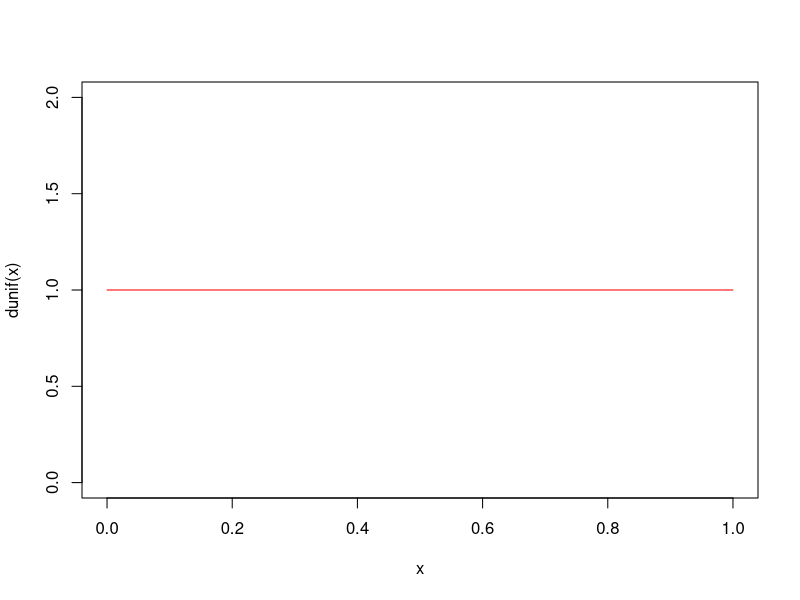
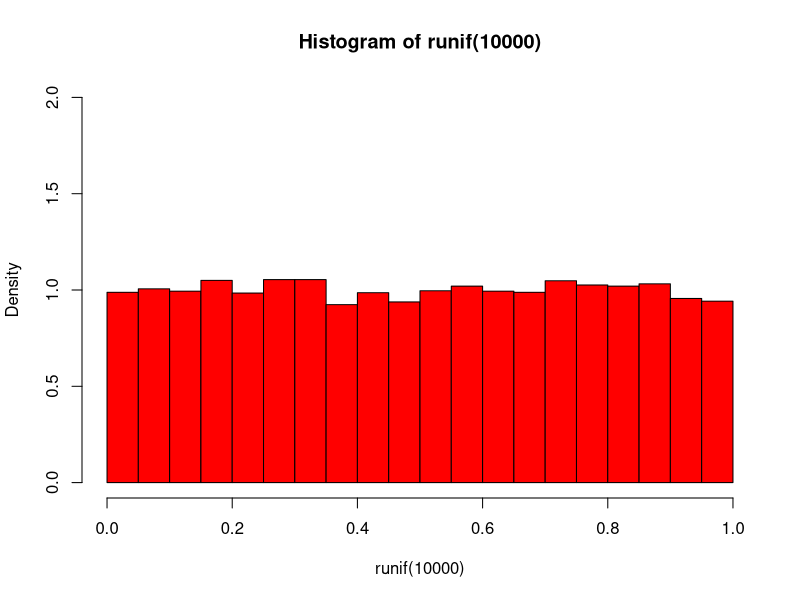
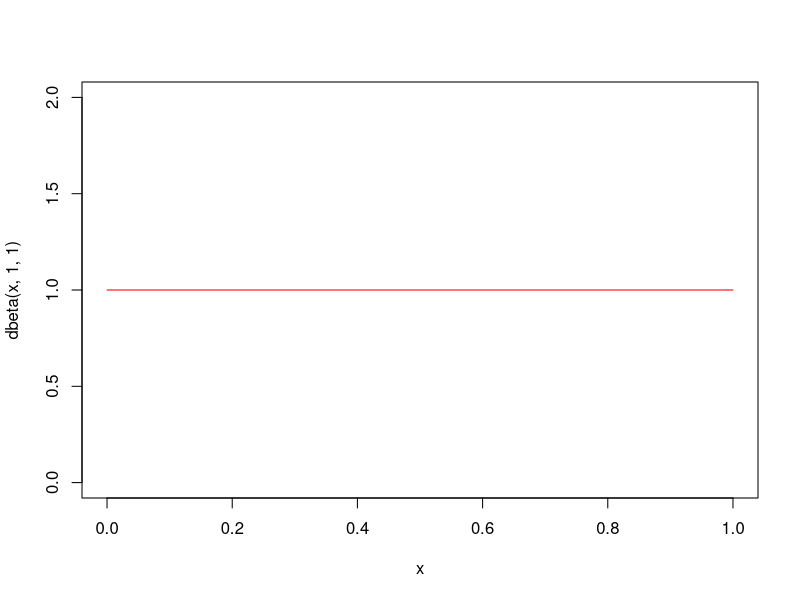
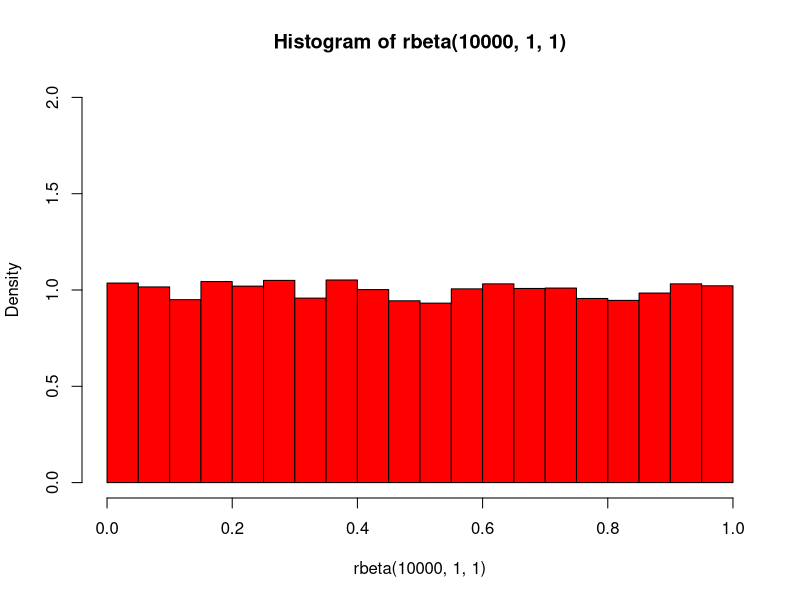
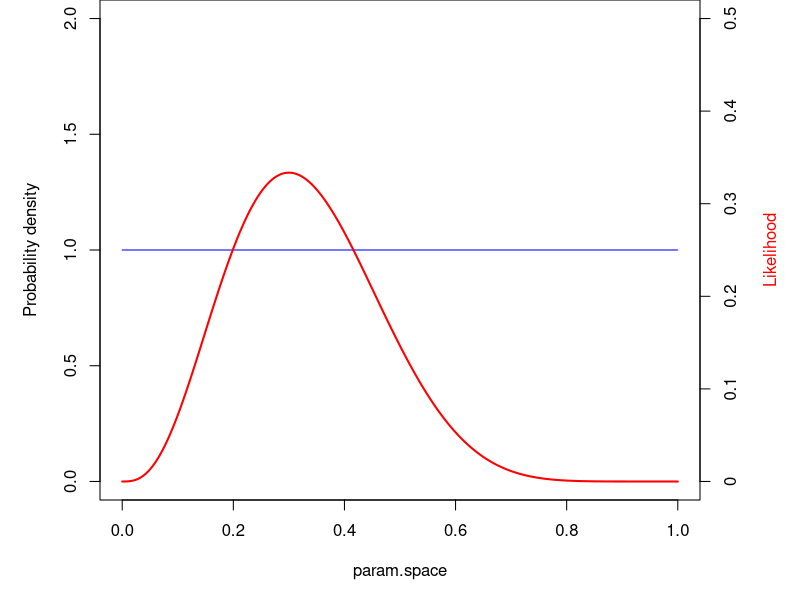
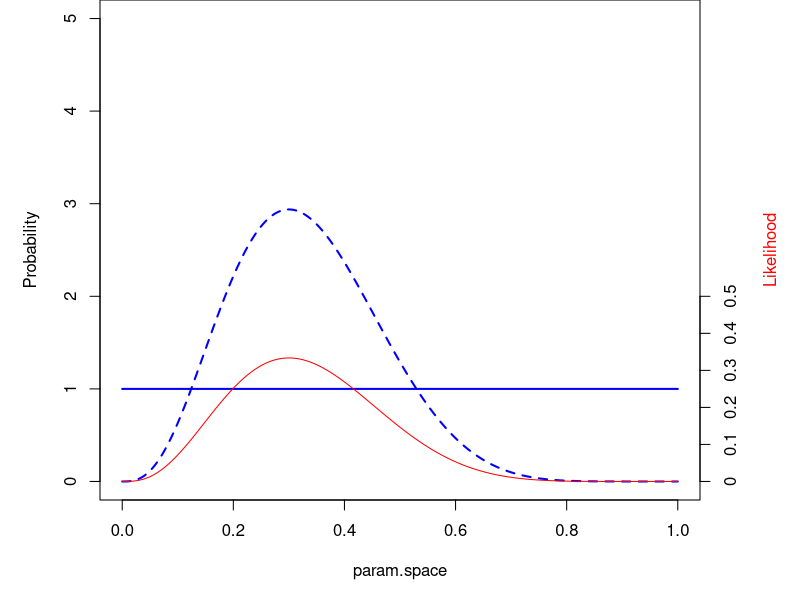
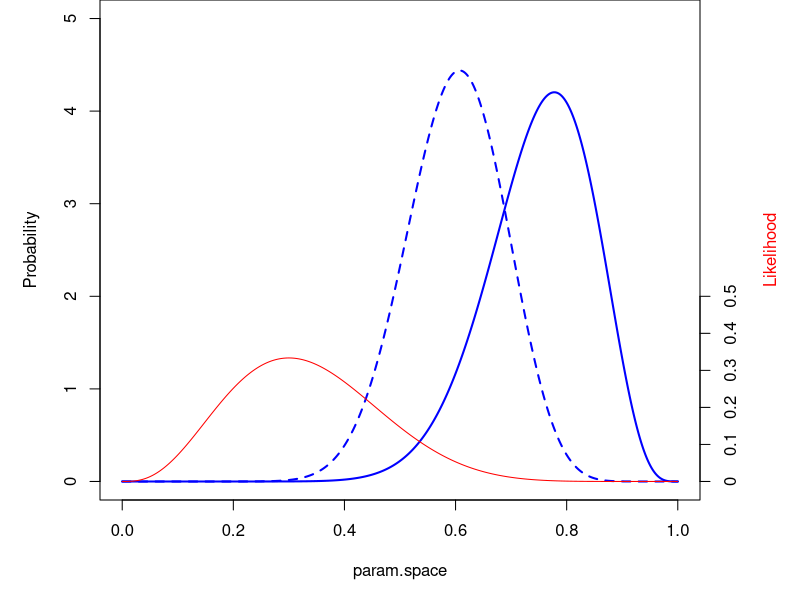
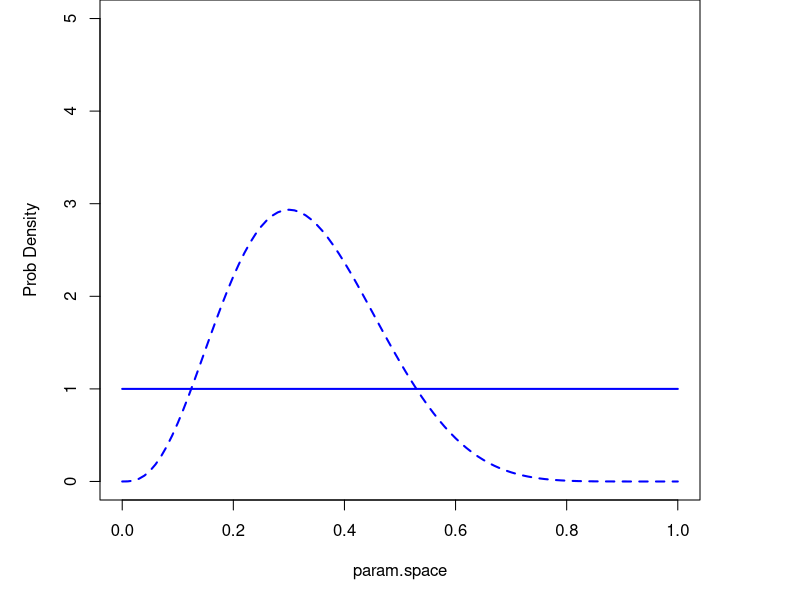

Generate these figures, in order, with R:
## ---- chunk 1
knitr::opts_chunk$set(echo = TRUE, cache = TRUE)
## ---- chunk 2

curve(dunif(x),ylim=c(0,2),col="red")

hist(runif(10000),freq=F,,ylim=c(0,2),col="red")

## ---- chunk 3
curve(dbeta(x,1,1),ylim=c(0,2),col="red")

hist(rbeta(10000,1,1),freq=F,,ylim=c(0,2),col="red")

## ---- chunk 4
data = 3
param.space <- seq(0,1,by=0.001)
likelihood <- dbinom(data,size=10,prob=param.space)
par(mai=c(1,1,0,1))
curve(dbeta(x,1,1),ylim=c(0,2),col="blue",ylab="Probability density",xlab="param.space")
points(param.space,likelihood*5,type="l",col="red",lwd=2)
axis(4,at=seq(0,2,by=0.4),labels = seq(0,0.5,by=.1))
mtext("Likelihood", side=4, col="red",line=3)

## ---- chunk 5

prior <- dbeta(param.space,shape1=1,shape2=1)
#prior

## weight the data likelihood by the prior

weighted.likelihood <- likelihood*prior

## compute normalization constant

normalization.constant <- sum(weighted.likelihood)

## Posterior!!

posterior <- weighted.likelihood/normalization.constant

## Plot it out!
par(mai=c(1,1,0,1))
plot(param.space,prior,ylim=c(0,5),type="l",lwd=2,col="blue",ylab="Probability",xlab="param.space")
points(param.space,posterior*length(param.space),type="l",col="blue",lwd=2,lty=2)
points(param.space,likelihood*5,type="l",col="red",lwd=1)
axis(4,at=seq(0,2,by=0.4),labels = seq(0,0.5,by=.1))
mtext("Likelihood", side=4, col="red",line=3)

## ---- chunk 6
prior <- dbeta(param.space,shape1=15,shape2=5)
#prior

## weight the data likelihood by the prior

weighted.likelihood <- likelihood*prior

## compute normalization constant

normalization.constant <- sum(weighted.likelihood)

## Posterior!!

posterior <- weighted.likelihood/normalization.constant

## Plot it out!
par(mai=c(1,1,0,1))
plot(param.space,prior,ylim=c(0,5),type="l",lwd=2,col="blue",ylab="Probability",xlab="param.space")
points(param.space,posterior*length(param.space),type="l",col="blue",lwd=2,lty=2)
points(param.space,likelihood*5,type="l",col="red",lwd=1)
axis(4,at=seq(0,2,by=0.4),labels = seq(0,0.5,by=.1))
mtext("Likelihood", side=4, col="red",line=3)
## ---- chunk 7

### PRIOR

curve(dbeta(x,1,1),ylim=c(0,5),ylab="Prob Density",col="blue",lwd=2,xlab="param.space")

### POSTERIOR

curve(dbeta(x,1+data,1+(10-data)),ylim=c(0,4),ylab="Prob Density",col="blue",lwd=2,lty=2,xlab="param.space",add=T)

## ---- chunk 8
### PRIOR

curve(dbeta(x,15,5),ylim=c(0,5),ylab="Prob Density",col="blue",lwd=2,xlab="param.space")

### POSTERIOR

curve(dbeta(x,15+data,5+(10-data)),ylim=c(0,4),ylab="Prob Density",col="blue",lwd=2,lty=2,xlab="param.space",add=T)
